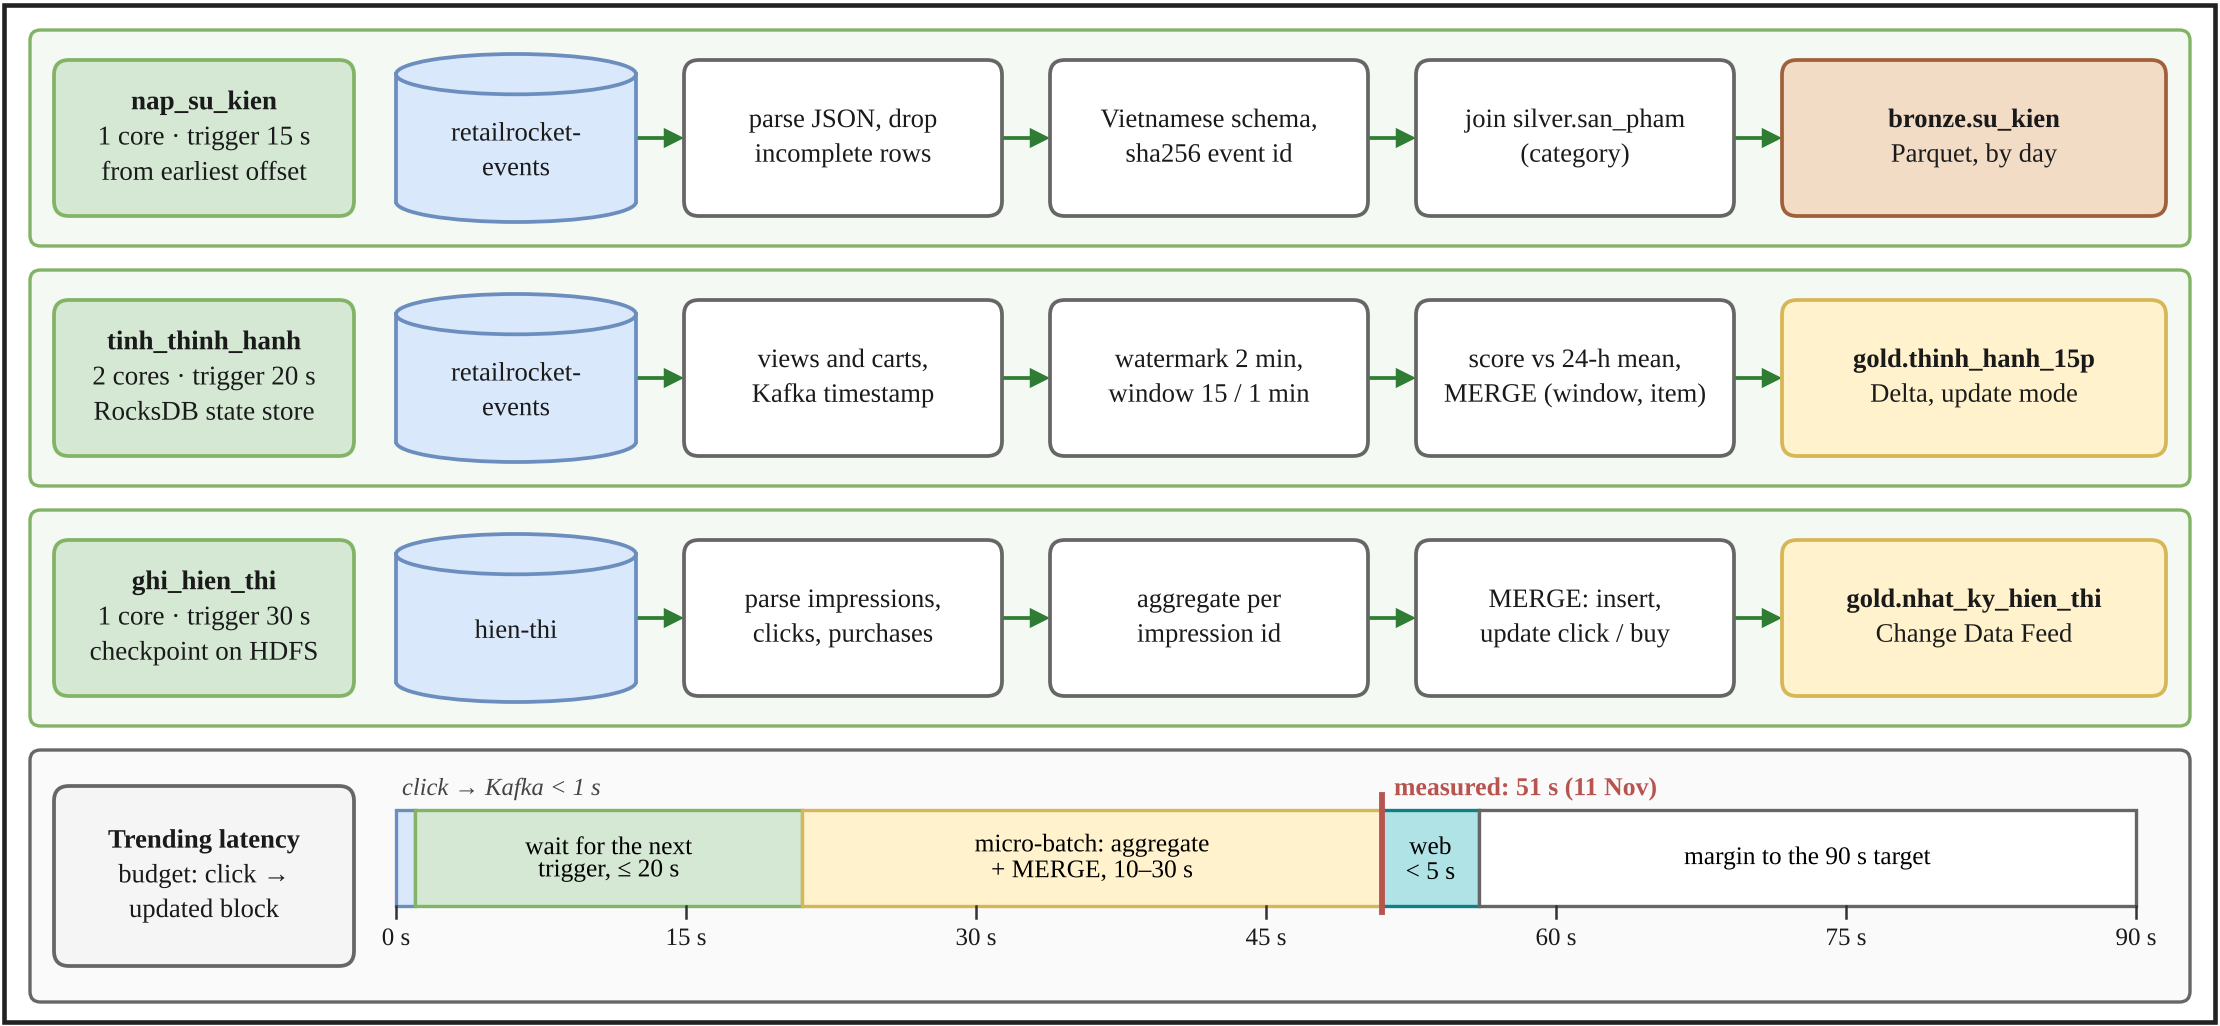

Here is the Python script that generated this plot:
"""Hình: ba luồng Structured Streaming và ngân sách độ trễ của khối thịnh hành (thanh tỉ lệ theo giây)."""
from matplotlib.patches import Rectangle
from ve import BANG, So

s = So(7.4, 3.42)
lanes = [
    ("nap_su_kien\n1 core · trigger 15 s\nfrom earliest offset", "retailrocket-\nevents",
     ["parse JSON, drop\nincomplete rows", "Vietnamese schema,\nsha256 event id", "join silver.san_pham\n(category)"],
     "bronze.su_kien\nParquet, by day", "bronze"),
    ("tinh_thinh_hanh\n2 cores · trigger 20 s\nRocksDB state store", "retailrocket-\nevents",
     ["views and carts,\nKafka timestamp", "watermark 2 min,\nwindow 15 / 1 min", "score vs 24-h mean,\nMERGE (window, item)"],
     "gold.thinh_hanh_15p\nDelta, update mode", "gold"),
    ("ghi_hien_thi\n1 core · trigger 30 s\ncheckpoint on HDFS", "hien-thi",
     ["parse impressions,\nclicks, purchases", "aggregate per\nimpression id", "MERGE: insert,\nupdate click / buy"],
     "gold.nhat_ky_hien_thi\nChange Data Feed", "gold"),
]
for i, (dau, topic, buoc, dich, mau_dich) in enumerate(lanes):
    y = 0.1 + i * 0.8
    s.nhom(0.1, y, 7.2, 0.72, None, "luong")
    s.hop("h%d" % i, 0.18, y + 0.1, 1.0, 0.52, dau, "luong", co=6.5)
    s.hop("t%d" % i, 1.32, y + 0.08, 0.8, 0.56, topic, "kafka", co=6.4, kieu="tru", dam_dong_dau=False)
    truoc = "t%d" % i
    for j, b in enumerate(buoc):
        k = "b%d%d" % (i, j)
        s.hop(k, 2.28 + j * 1.22, y + 0.1, 1.06, 0.52, b, "trang", co=6.4, dam_dong_dau=False)
        s.mui(truoc, k, "e", "w", loai="luong")
        truoc = k
    s.hop("d%d" % i, 5.94, y + 0.1, 1.28, 0.52, dich, mau_dich, co=6.4)
    s.mui(truoc, "d%d" % i, "e", "w", loai="luong")

# Ngân sách độ trễ: thanh tỉ lệ theo giây (0–90 s)
y = 2.5
s.nhom(0.1, y, 7.2, 0.84, None, "xam")
s.hop("hb", 0.18, y + 0.12, 1.0, 0.6, "Trending latency\nbudget: click →\nupdated block", "xam", co=6.4)
x0, x1 = 1.32, 7.12
k = (x1 - x0) / 90.0
doan = [(1, "", "kafka"), (20, "wait for the next\ntrigger, ≤ 20 s", "luong"), (30, "micro-batch: aggregate\n+ MERGE, 10–30 s", "gold"),
        (5, "web\n< 5 s", "web"), (34, "margin to the 90 s target", "trang")]
x, by, bh = x0, y + 0.2, 0.32
for giay, nhan, mau in doan:
    nen, vien, _ = BANG[mau]
    s.ax.add_patch(Rectangle((x, by), giay * k, bh, fc=nen, ec=vien, lw=0.8, zorder=3))
    if nhan:
        s.ax.text(x + giay * k / 2, by + bh / 2, nhan, fontsize=6.1, ha="center", va="center", zorder=6,
                  linespacing=1.1)
    x += giay * k
s.chu(x0 + 0.02, by - 0.07, "click → Kafka < 1 s", co=5.9, canh="left", nghieng=True, mau="#444444")
for t in range(0, 91, 15):
    xt = x0 + t * k
    s.ax.plot([xt, xt], [by + bh, by + bh + 0.04], color="#333333", lw=0.6, zorder=4)
    s.chu(xt, by + bh + 0.11, "%d s" % t, co=6.0)
xm = x0 + 51 * k
s.ax.plot([xm, xm], [by - 0.05, by + bh + 0.02], color="#B85450", lw=1.4, zorder=7)
s.chu(xm + 0.04, by - 0.07, "measured: 51 s (11 Nov)", co=6.2, canh="left", dam=True, mau="#B85450")
s.luu("f07_luong.png")
